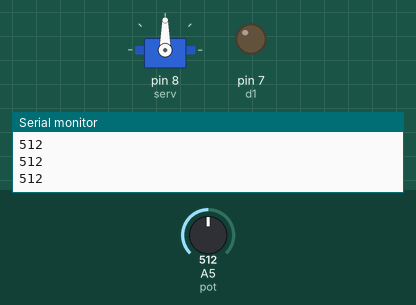
Recording of a sketch running on a simulated Arduino Uno, built with avr-gcc and run on an emulated ATmega328P. Shown: servo, output pins drawn as LEDs (lit = HIGH), the last lines printed to the serial monitor. Inputs (shaded band) come from the test bench; at power-on: A5 (pot) = 512.

Above: at 1.2 s.
1.3 s: A5 (pot) set to 0
At 2.2 s:
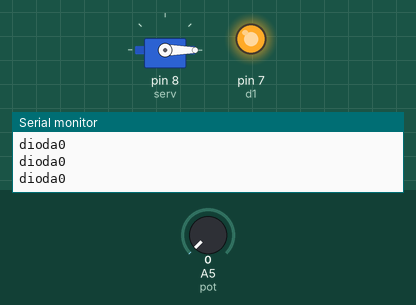
2.8 s: A5 (pot) set to 122
At 3.6 s:
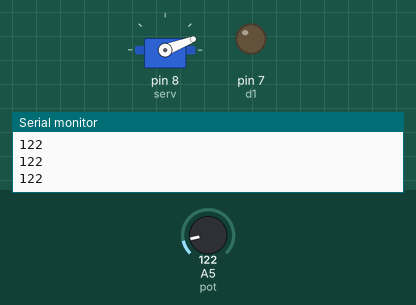
4.3 s: A5 (pot) set to 306
At 4.8 s:
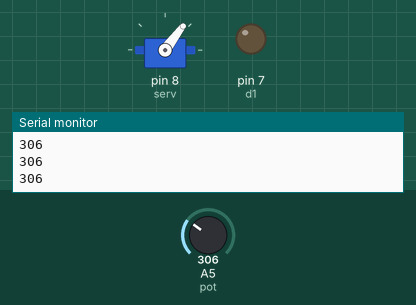
5.8 s: A5 (pot) set to 716
At 6.3 s:
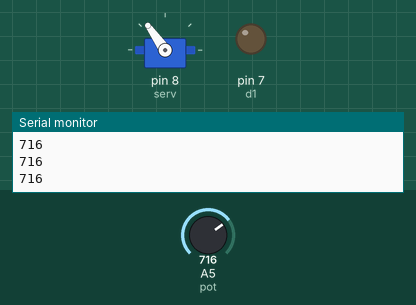
7.3 s: A5 (pot) set to 900
At 8.3 s:
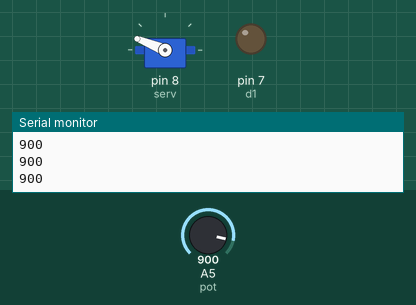
8.8 s: A5 (pot) set to 1023
At 9.8 s:
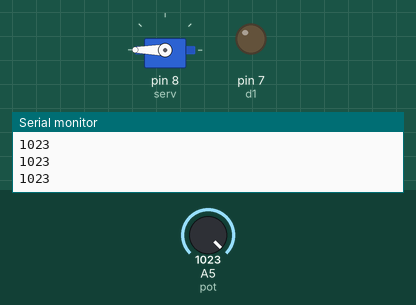
Timing chart, 0 to 11.3 s (numbered marks = the images above; inputs shaded):
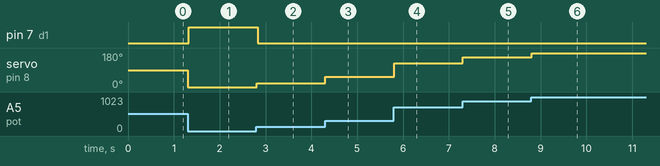

The sketch:

servo.ino
```cpp
#include <Servo.h>
#define d1 7
#define pot 5
#define serv 8
Servo servo;

int odczyt_pot;
byte kat_serv;

void setup()
{
  pinMode(d1, OUTPUT);
  Serial.begin(9600);
  servo.attach(serv);
}

void loop()
{
  odczyt_pot = analogRead(pot);
  kat_serv = map(odczyt_pot, 0, 1023, 0, 180);
  servo.write(kat_serv);
  Serial.println(odczyt_pot);
  delay(20);
  if(odczyt_pot==0){
  digitalWrite(d1, HIGH);
  Serial.print("dioda");}
  else digitalWrite(d1, LOW);
  }
```

Measured:
- after the input at 1.3 s, pin 7 (d1): LOW → HIGH at once; servo on pin 8 (serv): 90° → 0° at once
- after the input at 2.8 s, pin 7 (d1): HIGH → LOW at once; servo on pin 8 (serv): 0° → 21° at once
- after the input at 4.3 s, servo on pin 8 (serv): 21° → 53° at once
- after the input at 5.8 s, servo on pin 8 (serv): 53° → 125° at once
- after the input at 7.3 s, servo on pin 8 (serv): 125° → 158° at once
- after the input at 8.8 s, servo on pin 8 (serv): 158° → 180° at once
